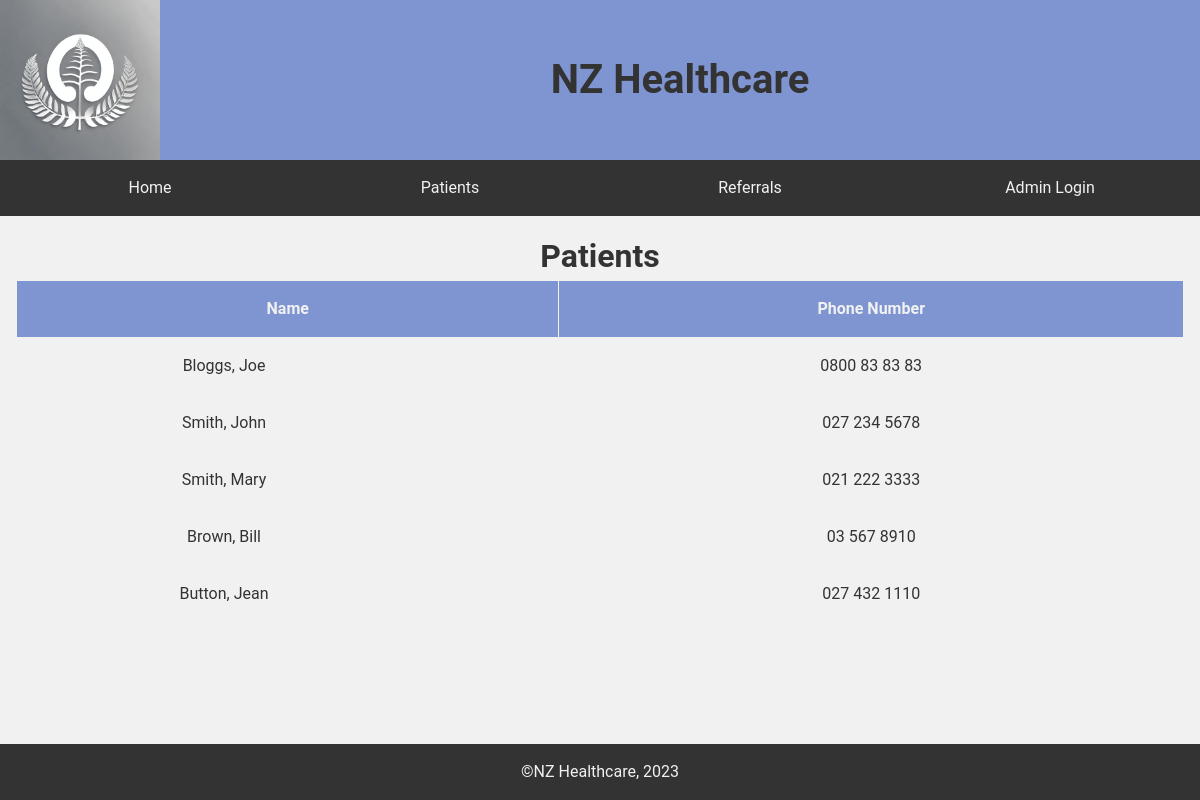
/patients/ (signed in), run on the app's committed database.
### patients/models.py (models this page shows)
class Patient(models.Model):
    first_name = models.CharField(max_length=50)
    last_name = models.CharField(max_length=80)
    phone_number = models.CharField(max_length=12)
    date_of_birth = models.DateField()

### patients/views.py (the view)
# urls.py: path('patients/', views.patient_list, name='patient_list'),
@login_required
def patient_list(request):
    patients = Patient.objects.all()
    return render(request, 'patient_list.html', {'patients': patients})

### patients/templates/patient_list.html
{% extends 'base.html' %} {% block title %}Patients - NZ Healthcare{%endblock%} {% block content %}
<h1>Patients</h1>
<table>
  <tr>
    <th>Name</th>
    <th>Phone Number</th>
  </tr>
  {% for patient in patients %}
    <tr onclick="window.location.href='{% url 'patient_detail' patient.id %}'"; style="cursor: pointer;">
      <td>
        <p>
            {{ patient.last_name }}, {{ patient.first_name }}
        </p>
      </td>
      <td>{{ patient.phone_number }}</td>
    </tr>
  {% endfor %}
</table>
{% endblock %}

### static/css/styles.css (style rules this page uses)
* { margin: 0; padding: 0; box-sizing: border-box; }
body { font-family: 'Roboto', sans-serif; font-size: 1em; line-height: 1.5; color: #333; background-color: #f1f1f1; }
main p { width: 75%; }
table { border-collapse: collapse; width: 100%; }
th, td { border: 1px solid #f1f1f1; padding: 1em; }
th { background-color: #7f95d1; color: #f1f1f1; }
tr:nth-child(even) { background-color: #f1f1f1; }

### data on the page
Patient: last_name "Bloggs", first_name "Joe", phone_number "0800 83 83 83"
Patient: last_name "Smith", first_name "John", phone_number "027 234 5678"
Patient: last_name "Smith", first_name "Mary", phone_number "021 222 3333"
Patient: last_name "Brown", first_name "Bill", phone_number "03 567 8910"
Patient: last_name "Button", first_name "Jean", phone_number "027 432 1110"
